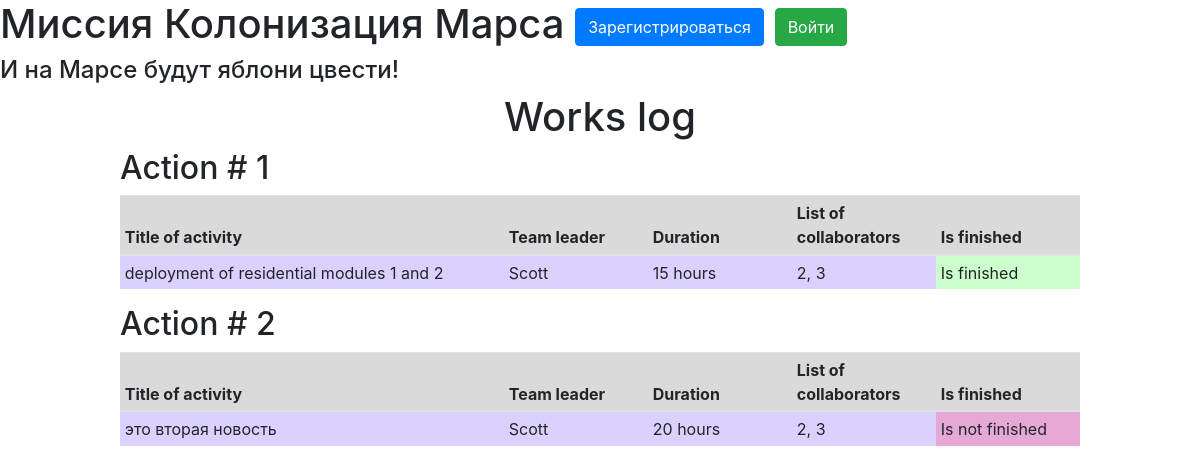
The page / on the database its author committed.
### data/Jobs.py (models this page shows)
class Jobs(SqlAlchemyBase):
    __tablename__ = 'jobs'
    id = sqlalchemy.Column(sqlalchemy.Integer,
                           primary_key=True, autoincrement=True)
    team_leader = sqlalchemy.Column(sqlalchemy.Integer,
                                    sqlalchemy.ForeignKey("users.id"))
    job = sqlalchemy.Column(sqlalchemy.String)
    work_size = sqlalchemy.Column(sqlalchemy.Integer)
    collaborators = sqlalchemy.Column(sqlalchemy.String)
    start_date = sqlalchemy.Column(sqlalchemy.DateTime)
    end_date = sqlalchemy.Column(sqlalchemy.DateTime)
    is_finished = sqlalchemy.Column(sqlalchemy.Boolean)

### data/users.py (models this page shows, shortened)
class User(SqlAlchemyBase, UserMixin):
    __tablename__ = 'users'
    is_active = False
    id = sqlalchemy.Column(sqlalchemy.Integer,
                           primary_key=True, autoincrement=True)
    surname = sqlalchemy.Column(sqlalchemy.String)
    name = sqlalchemy.Column(sqlalchemy.String)
    age = sqlalchemy.Column(sqlalchemy.Integer)
    position = sqlalchemy.Column(sqlalchemy.String)
    speciality = sqlalchemy.Column(sqlalchemy.String)
    address = sqlalchemy.Column(sqlalchemy.String)
    email = sqlalchemy.Column(sqlalchemy.String, unique=True)
    hashed_password = sqlalchemy.Column(sqlalchemy.String)
    modified_date = sqlalchemy.Column(sqlalchemy.DateTime,
                                      default=datetime.datetime.now)

### main.py (the view)
@app.route("/")
def index():
    session = db_session.create_session()
    jobs = session.query(Jobs).all()
    users = session.query(User).all()
    return render_template("index.html", jobs=jobs, current_user=current_user, users=users)

### data/db_session.py (called while the page is built)
def create_session() -> Session:
    global __factory
    return __factory()

### templates/index.html (shortened to what this page needs)
{% extends "base.html" %}
{% block content %}
<h1 style="text-align: center">Works log</h1>
{% for item in jobs%}
<table class="table table-sm table-inverse" style="margin-left: auto; margin-right: auto; max-width: 80%">
  <h2 style="margin-left: 10%">Action # {{ loop.index }}</h2>
  <thead>
    <tr class="table-active">
      <th style="width:40%">Title of activity</th>
      <th style="width:15%">Team leader</th>
      <th style="width:15%">Duration</th>
      <th style="width:15%">List of collaborators</th>
      <th style="width:15%">Is finished</th>
    </tr>
  </thead>
  <tbody>
    <tr style="background-color: #dcd0ff">
      <td>{{ item.job }}</td>
      <td>{{ users[item.team_leader - 1].surname }}</td>
      <td>{{ item.work_size }} hours</td>
      <td>{{ item.collaborators }}</td>
      {% if item.is_finished==0 %}
        <td style="background-color: #e6a8d7">Is not finished</td>
      {% else %}
        <td style="background-color: #ccffcc">Is finished</td>
      {% endif %}
    </tr>
  </tbody>
</table>
{% endfor %}
{% endblock %}

### templates/base.html (shortened to what this page needs)
<!DOCTYPE html>
<html lang="en">
    <head>
        <link href="{{path_to_css}}" rel="stylesheet">
        <link rel="stylesheet"
          href="https://stackpath.bootstrapcdn.com/bootstrap/4.4.1/css/bootstrap.min.css"
>
    </head>
    <body>
        {% set cabin = "Каюта №" %}
        <h1>Миссия Колонизация Марса
        {% if current_user.is_authenticated %}
            <a class="navbar-brand" href="/logout">{{ current_user.name }}</a>
        {% else %}
            <a class="btn btn-primary " href="/register">Зарегистрироваться</a>
            <a class="btn btn-success" href="/login">Войти</a>
        {% endif %}
        </h1>
        <h4 style="padding-left: 0px">И на Марсе будут яблони цвести!</h4>
        {% block content %}{% endblock %}
    </body>
</html>

### rows shown on the page
Jobs: job "deployment of residential modules 1 and 2", team_leader.surname "Scott", work_size "15", collaborators "2, 3", is_finished "Is finished"
Jobs: job "это вторая новость", team_leader.surname "Scott", work_size "20", collaborators "2, 3", is_finished "Is not finished"
